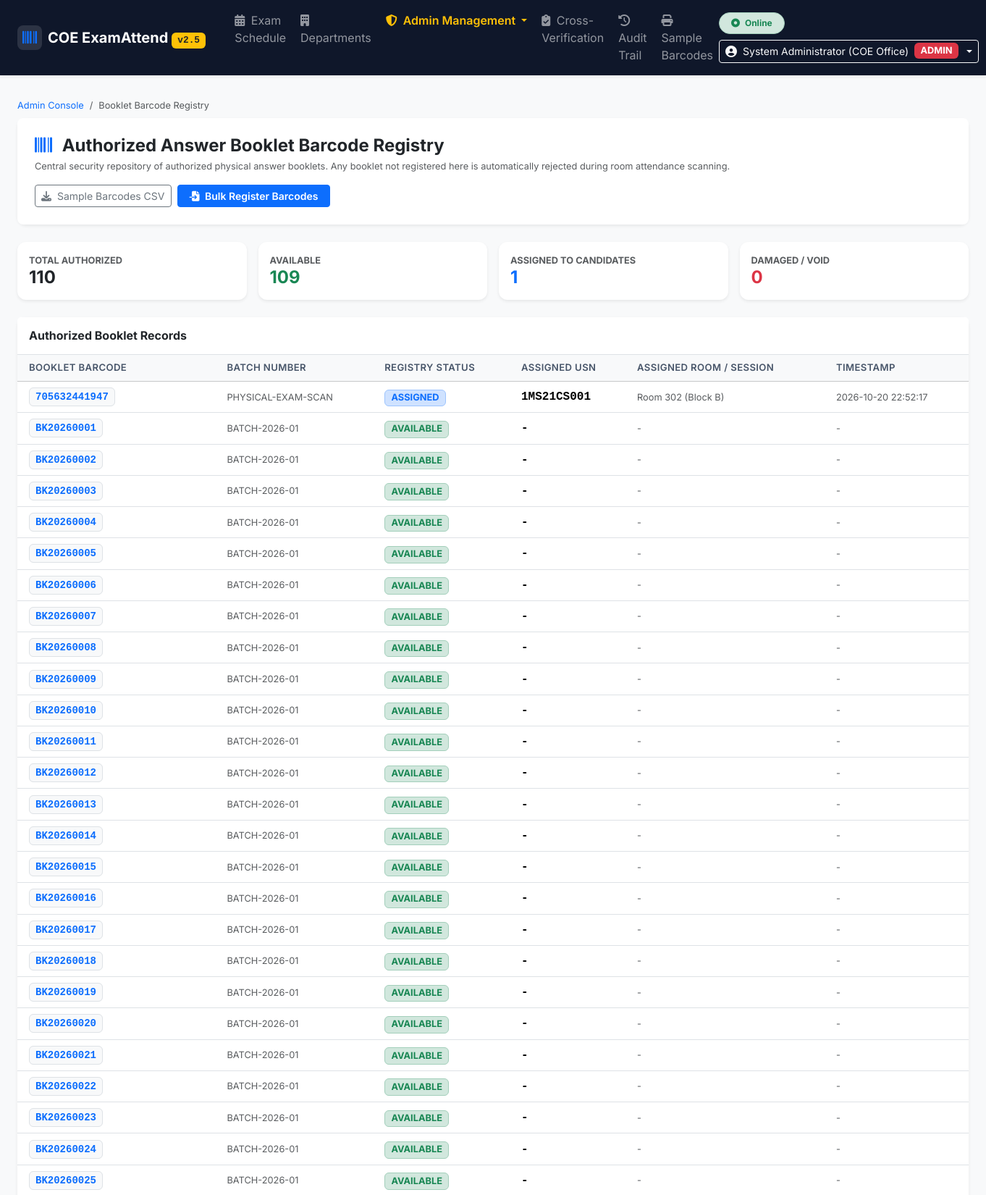
The app's page /admin/barcodes (signed in, upper part) with its own data.
### tables this page shows
CREATE TABLE booklet_registry (
        id INTEGER PRIMARY KEY AUTOINCREMENT,
        barcode_value TEXT UNIQUE NOT NULL,
        exam_id INTEGER,
        batch_number TEXT,
        status TEXT DEFAULT 'AVAILABLE' CHECK(status IN ('AVAILABLE', 'ASSIGNED', 'DAMAGED', 'VOID')),
        assigned_session_id INTEGER,
        assigned_usn TEXT,
        assigned_at TEXT,
        created_at TEXT DEFAULT CURRENT_TIMESTAMP,
        FOREIGN KEY (exam_id) REFERENCES examinations(id),
        FOREIGN KEY (assigned_session_id) REFERENCES exam_sessions(id)
    );

CREATE TABLE exam_sessions (
        id INTEGER PRIMARY KEY AUTOINCREMENT,
        course_code TEXT NOT NULL,
        course_name TEXT NOT NULL,
        exam_date TEXT NOT NULL,
        exam_session TEXT NOT NULL,
        room_number TEXT NOT NULL,
        qp_code TEXT NOT NULL,
        invigilator_name TEXT NOT NULL,
        invigilator_id TEXT NOT NULL,
        status TEXT DEFAULT 'IN_PROGRESS', -- 'IN_PROGRESS', 'LOCKED'
        locked_at TEXT,
        locked_by TEXT,
        created_at TEXT DEFAULT CURRENT_TIMESTAMP
    , exam_id INTEGER, subject_id INTEGER, department_id INTEGER, classroom_id INTEGER, invigilator_user_id INTEGER, submitted_at TEXT, start_time TEXT DEFAULT '09:30', end_time TEXT DEFAULT '12:30');

### app.py (the view)
@app.route('/admin/barcodes')
@admin_required
def admin_barcodes_list():
    conn = get_db()
    cursor = conn.cursor()
    cursor.execute('''
        SELECT b.*, e.room_number
        FROM booklet_registry b
        LEFT JOIN exam_sessions e ON b.assigned_session_id = e.id
        ORDER BY b.barcode_value ASC
    ''')
    barcodes = [dict(row) for row in cursor.fetchall()]
    available_count = sum(1 for b in barcodes if b['status'] == 'AVAILABLE')
    assigned_count = sum(1 for b in barcodes if b['status'] == 'ASSIGNED')
    void_count = sum(1 for b in barcodes if b['status'] in ('DAMAGED', 'VOID'))
    conn.close()
    return render_template(
        'admin/admin_barcodes.html',
        barcodes=barcodes,
        available_count=available_count,
        assigned_count=assigned_count,
        void_count=void_count
    )

### app.py (called while the page is built)
@app.context_processor
def inject_globals():
    return {
        'get_ist_now': get_ist_now
    }

def admin_required(f):
    @wraps(f)
    def decorated_function(*args, **kwargs):
        if not session.get('user_id'):
            if request.path.startswith('/api/'):
                return jsonify({'success': False, 'message': 'Authentication required.'}), 401
            return redirect(url_for('login', next=request.path))
        if session.get('role') != 'ADMIN':
            if request.path.startswith('/api/'):
                return jsonify({'success': False, 'message': 'Administrative privileges required.'}), 403
            flash('Access denied: Administrative privileges required.', 'danger')
            return redirect(url_for('departments_view'))
        return f(*args, **kwargs)
    return decorated_function

### database.py (called while the page is built)
def get_db(db_path=None):
    path = db_path or DB_PATH
    conn = sqlite3.connect(path, timeout=30.0)
    try:
        conn.execute("PRAGMA journal_mode=WAL;")
    except Exception:
        pass
    conn.execute("PRAGMA busy_timeout=15000;")
    conn.execute("PRAGMA foreign_keys=ON;")
    conn.row_factory = sqlite3.Row
    return conn

### templates/admin/admin_barcodes.html (shortened to what this page needs)
{% extends 'base.html' %}
{% block content %}
<div class="container-fluid px-3 px-md-4">
    <nav aria-label="breadcrumb" class="mb-2">
        <ol class="breadcrumb fs-7 mb-1">
            <li class="breadcrumb-item"><a href="/admin" class="text-decoration-none">Admin Console</a></li>
            <li class="breadcrumb-item active" aria-current="page">Booklet Barcode Registry</li>
        </ol>
    </nav>
    <div class="card mb-4 border-0 shadow-sm">
        <div class="card-body p-4 bg-white rounded-3">
            <div class="d-flex flex-wrap align-items-center justify-content-between gap-3">
                <div>
                    <h4 class="fw-bold mb-1 text-dark"><i class="fa-solid fa-barcode text-primary me-2"></i> Authorized Answer Booklet Barcode Registry</h4>
                    <p class="text-muted fs-7 mb-0">
                        Central security repository of authorized physical answer booklets. Any booklet not registered here is automatically rejected during room attendance scanning.
                    </p>
                </div>
                <div class="d-flex gap-2">
                    <a href="/admin/barcodes/sample_csv" class="btn btn-outline-secondary btn-sm">
                        <i class="fa-solid fa-download me-1"></i> Sample Barcodes CSV
                    </a>
                    <button class="btn btn-primary btn-sm px-3 fw-semibold" data-bs-toggle="modal" data-bs-target="#importBarcodeModal">
                        <i class="fa-solid fa-file-import me-1"></i> Bulk Register Barcodes
                    </button>
                </div>
            </div>
        </div>
    </div>
    <div class="row g-3 mb-4">
        <div class="col-6 col-md-3">
            <div class="card border-0 shadow-sm bg-white p-3">
                <div class="text-muted fs-7 fw-bold text-uppercase">Total Authorized</div>
                <h4 class="fw-bold mb-0 text-dark">{{ barcodes|length }}</h4>
            </div>
        </div>
        <div class="col-6 col-md-3">
            <div class="card border-0 shadow-sm bg-white p-3">
                <div class="text-muted fs-7 fw-bold text-uppercase">Available</div>
                <h4 class="fw-bold mb-0 text-success">{{ available_count }}</h4>
            </div>
        </div>
        <div class="col-6 col-md-3">
            <div class="card border-0 shadow-sm bg-white p-3">
                <div class="text-muted fs-7 fw-bold text-uppercase">Assigned to Candidates</div>
                <h4 class="fw-bold mb-0 text-primary">{{ assigned_count }}</h4>
            </div>
        </div>
        <div class="col-6 col-md-3">
            <div class="card border-0 shadow-sm bg-white p-3">
                <div class="text-muted fs-7 fw-bold text-uppercase">Damaged / Void</div>
                <h4 class="fw-bold mb-0 text-danger">{{ void_count }}</h4>
            </div>
        </div>
    </div>
    <div class="card border-0 shadow-sm bg-white">
        <div class="card-header bg-white py-3 border-bottom d-flex align-items-center justify-content-between">
            <h6 class="fw-bold mb-0 text-dark">Authorized Booklet Records</h6>
        </div>
        <div class="card-body p-0">
            <div class="table-responsive">
                <table class="table table-hover align-middle mb-0">
                    <thead class="table-light">
                        <tr>
                            <th class="ps-3">Booklet Barcode</th>
                            <th>Batch Number</th>
                            <th>Registry Status</th>
                            <th>Assigned USN</th>
                            <th>Assigned Room / Session</th>
                            <th>Timestamp</th>
                        </tr>
                    </thead>
                    <tbody>
                        {% for b in barcodes %}
                        <tr>
                            <td class="ps-3 font-monospace fw-bold text-dark">
                                <code class="bg-light px-2 py-1 rounded border text-primary">{{ b.barcode_value }}</code>
                            </td>
                            <td class="text-muted fs-7">{{ b.batch_number or 'BATCH-DEFAULT' }}</td>
                            <td>
                                {% if b.status == 'AVAILABLE' %}
                                    <span class="badge bg-success-subtle text-success border border-success-subtle fs-7">AVAILABLE</span>
                                {% elif b.status == 'ASSIGNED' %}
                                    <span class="badge bg-primary-subtle text-primary border border-primary-subtle fs-7">ASSIGNED</span>
                                {% else %}
                                    <span class="badge bg-danger-subtle text-danger border border-danger-subtle fs-7">{{ b.status }}</span>
                                {% endif %}
                            </td>
                            <td class="font-monospace fw-semibold">{{ b.assigned_usn or '-' }}</td>
                            <td class="text-muted fs-7">{{ b.room_number or ('Session #' ~ b.assigned_session_id if b.assigned_session_id else '-') }}</td>
                            <td class="text-muted fs-7">{{ b.assigned_at or '-' }}</td>
                        </tr>
                        {% else %}
                        <tr>
                            <td colspan="6" class="text-center py-4 text-muted">No barcodes found in registry.</td>
                        </tr>
                        {% endfor %}
                    </tbody>
                </table>
            </div>
        </div>
    </div>
</div>
{% endblock %}

### static/css/style.css (style rules this page uses)
:root { --navy-blue: #0f172a; --navy-surface: #1e293b; --primary-blue: #2563eb; --emerald-green: #059669; --crimson-red: #dc2626; --amber-warning: #d97706; }
body { font-family: 'Inter', system-ui, -apple-system, sans-serif; color: #1e293b; background-color: #f8fafc; }
.fs-7 { font-size: 0.8rem !important; }
.card { border-radius: 12px; border: 1px solid #e2e8f0; }
.card-header { border-bottom: 1px solid #e2e8f0; }
.table thead th { font-weight: 600; font-size: 0.82rem; text-transform: uppercase; letter-spacing: 0.03em; color: #475569; }

### records on screen
booklet_registry: barcode_value "705632441947", batch_number "PHYSICAL-EXAM-SCAN", status "ASSIGNED", assigned_usn "1MS21CS001", room_number "Room 302 (Block B)", assigned_at "2026-10-20 22:52:17"
booklet_registry: barcode_value "BK20260001", batch_number "BATCH-2026-01", status "AVAILABLE", assigned_usn "-", room_number "-", assigned_at "-"
booklet_registry: barcode_value "BK20260002", batch_number "BATCH-2026-01", status "AVAILABLE", assigned_usn "-", room_number "-", assigned_at "-"
booklet_registry: barcode_value "BK20260003", batch_number "BATCH-2026-01", status "AVAILABLE", assigned_usn "-", room_number "-", assigned_at "-"
booklet_registry: barcode_value "BK20260004", batch_number "BATCH-2026-01", status "AVAILABLE", assigned_usn "-", room_number "-", assigned_at "-"
booklet_registry: barcode_value "BK20260005", batch_number "BATCH-2026-01", status "AVAILABLE", assigned_usn "-", room_number "-", assigned_at "-"
booklet_registry: barcode_value "BK20260006", batch_number "BATCH-2026-01", status "AVAILABLE", assigned_usn "-", room_number "-", assigned_at "-"
booklet_registry: barcode_value "BK20260007", batch_number "BATCH-2026-01", status "AVAILABLE", assigned_usn "-", room_number "-", assigned_at "-"
booklet_registry: barcode_value "BK20260008", batch_number "BATCH-2026-01", status "AVAILABLE", assigned_usn "-", room_number "-", assigned_at "-"
booklet_registry: barcode_value "BK20260009", batch_number "BATCH-2026-01", status "AVAILABLE", assigned_usn "-", room_number "-", assigned_at "-"
booklet_registry: barcode_value "BK20260010", batch_number "BATCH-2026-01", status "AVAILABLE", assigned_usn "-", room_number "-", assigned_at "-"
booklet_registry: barcode_value "BK20260011", batch_number "BATCH-2026-01", status "AVAILABLE", assigned_usn "-", room_number "-", assigned_at "-"
booklet_registry: barcode_value "BK20260012", batch_number "BATCH-2026-01", status "AVAILABLE", assigned_usn "-", room_number "-", assigned_at "-"
booklet_registry: barcode_value "BK20260013", batch_number "BATCH-2026-01", status "AVAILABLE", assigned_usn "-", room_number "-", assigned_at "-"
booklet_registry: barcode_value "BK20260014", batch_number "BATCH-2026-01", status "AVAILABLE", assigned_usn "-", room_number "-", assigned_at "-"
booklet_registry: barcode_value "BK20260015", batch_number "BATCH-2026-01", status "AVAILABLE", assigned_usn "-", room_number "-", assigned_at "-"
booklet_registry: barcode_value "BK20260016", batch_number "BATCH-2026-01", status "AVAILABLE", assigned_usn "-", room_number "-", assigned_at "-"
booklet_registry: barcode_value "BK20260017", batch_number "BATCH-2026-01", status "AVAILABLE", assigned_usn "-", room_number "-", assigned_at "-"
booklet_registry: barcode_value "BK20260018", batch_number "BATCH-2026-01", status "AVAILABLE", assigned_usn "-", room_number "-", assigned_at "-"
booklet_registry: barcode_value "BK20260019", batch_number "BATCH-2026-01", status "AVAILABLE", assigned_usn "-", room_number "-", assigned_at "-"
booklet_registry: barcode_value "BK20260020", batch_number "BATCH-2026-01", status "AVAILABLE", assigned_usn "-", room_number "-", assigned_at "-"
booklet_registry: barcode_value "BK20260021", batch_number "BATCH-2026-01", status "AVAILABLE", assigned_usn "-", room_number "-", assigned_at "-"
booklet_registry: barcode_value "BK20260022", batch_number "BATCH-2026-01", status "AVAILABLE", assigned_usn "-", room_number "-", assigned_at "-"
booklet_registry: barcode_value "BK20260023", batch_number "BATCH-2026-01", status "AVAILABLE", assigned_usn "-", room_number "-", assigned_at "-"
booklet_registry: barcode_value "BK20260024", batch_number "BATCH-2026-01", status "AVAILABLE", assigned_usn "-", room_number "-", assigned_at "-"
booklet_registry: barcode_value "BK20260025", batch_number "BATCH-2026-01", status "AVAILABLE", assigned_usn "-", room_number "-", assigned_at "-"

### other values on screen
{{ session.get('full_name', 'User') }} "System Administrator (COE Office)"
{{ barcodes|length }} "110"
{{ available_count }} "109"
{{ assigned_count }} "1"
{{ void_count }} "0"
